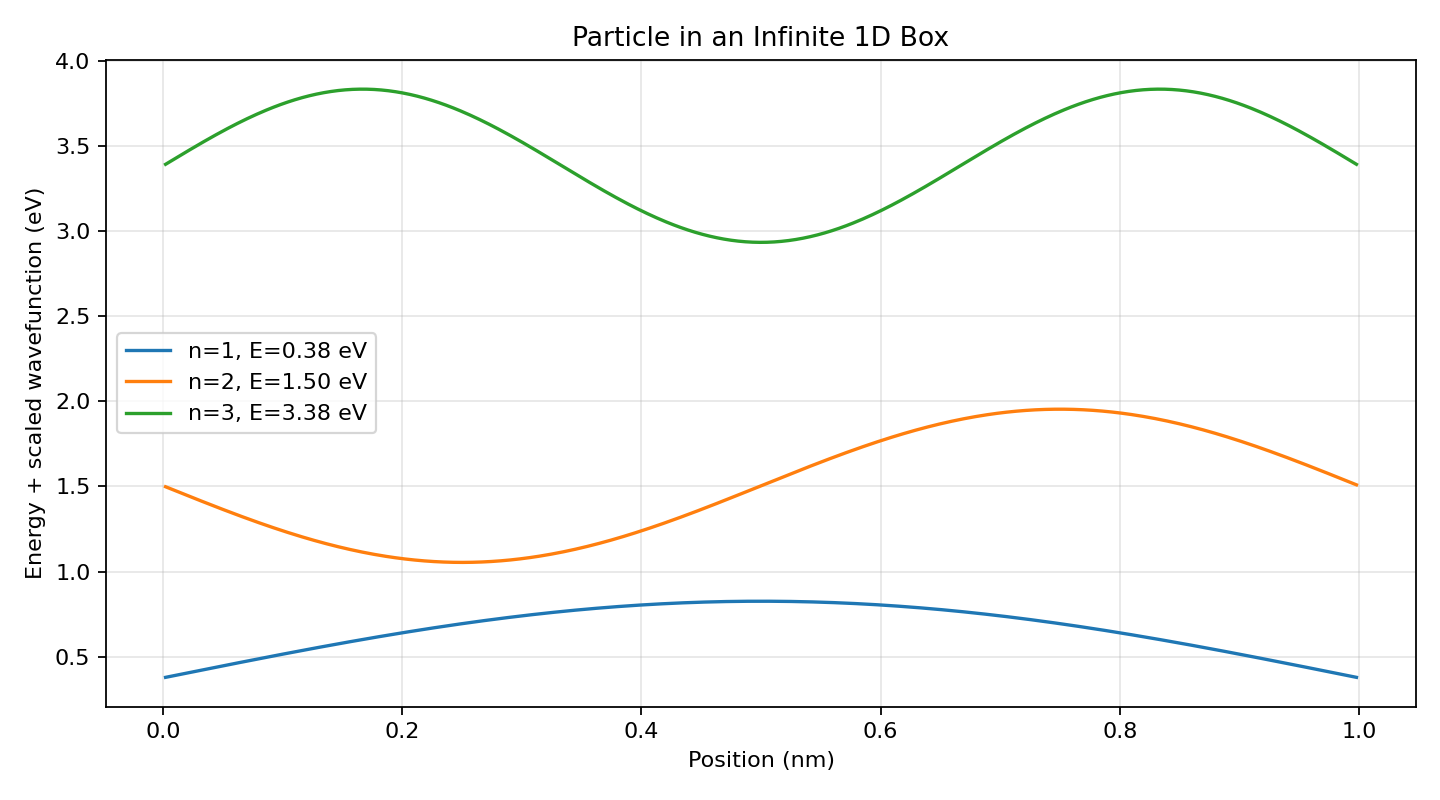

Reproduce this figure in Python.
import numpy as np
import matplotlib
matplotlib.use("Agg")
import matplotlib.pyplot as plt
from pathlib import Path

OUT = Path(__file__).parent / "outputs"
OUT.mkdir(exist_ok=True)

def main():
    # One-dimensional infinite square well: psi = 0 at x = 0 and x = L.
    hbar = 1.054571817e-34
    electron_mass = 9.1093837e-31
    electron_charge = 1.602176634e-19
    length = 1.0e-9
    points = 500

    x = np.linspace(0, length, points)
    dx = x[1] - x[0]
    kinetic = hbar**2 / (2 * electron_mass * dx**2)
    size = points - 2
    hamiltonian = np.diag(2 * kinetic * np.ones(size))
    hamiltonian += np.diag(-kinetic * np.ones(size - 1), 1)
    hamiltonian += np.diag(-kinetic * np.ones(size - 1), -1)

    energies, states = np.linalg.eigh(hamiltonian)
    energies_ev = energies / electron_charge
    print("Particle in a 1D infinite potential box")
    print("First five energy levels:")
    for i, energy in enumerate(energies_ev[:5], start=1):
        print(f"  n={i}: {energy:.4f} eV")

    plt.figure(figsize=(9, 5))
    for i in range(3):
        state = states[:, i]
        state = state / np.max(np.abs(state))
        plt.plot(x[1:-1] * 1e9, energies_ev[i] + 0.45 * state, label=f"n={i+1}, E={energies_ev[i]:.2f} eV")
    plt.xlabel("Position (nm)")
    plt.ylabel("Energy + scaled wavefunction (eV)")
    plt.title("Particle in an Infinite 1D Box")
    plt.grid(True, alpha=0.3)
    plt.legend()
    plt.tight_layout()
    path = OUT / "particle_in_a_box.png"
    plt.savefig(path, dpi=160)
    plt.close()
    print(f"Plot saved: {path}")

if __name__ == "__main__":
    main()
